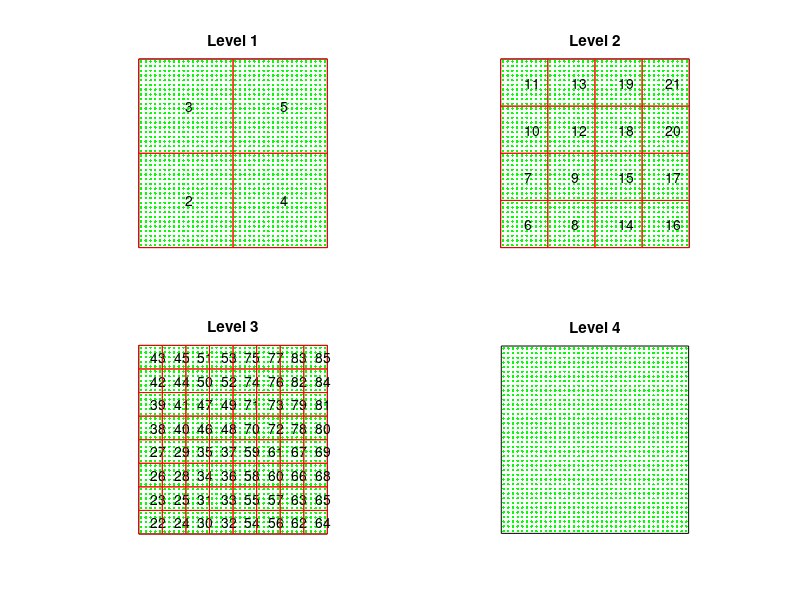

Write the MATLAB code that produced this figure.
function main_simplefmm

clear
rng('default')
rng(0)

%%%%%%%%%%%%%%% Set the geometry.
flag_geo = 3;  % Set this parameter to 1, 2, or 3 to choose a geometry.
if (flag_geo == 1)
  nmax = 50;
  ntot = 1000;
  box_geom_root = [1,0.5,0.5];
  xx = [box_geom_root(2) + box_geom_root(1)*(rand(1,ntot)-0.5);...
        box_geom_root(3) + box_geom_root(1)*(rand(1,ntot)-0.5)];
elseif (flag_geo == 2)
  nmax = 50;
  ntot = 900;
  tt = 2*pi*rand(1,ntot);
  rr = 1 + 0.025*randn(1,ntot);
  xx = [rr.*cos(tt);...
        rr.*sin(tt)];
  x1min = min(xx(1,:));
  x1max = max(xx(1,:));
  x2min = min(xx(2,:));
  x2max = max(xx(2,:));
  len   = (1 + 1e-10)*max(x1max - x1min,x2max - x2min);
  box_geom_root = [len,0.5*(x1min+x1max),0.5*(x2min+x2max)];
elseif (flag_geo == 3)
  nside     = 40;
  nmax      = 25;
  ntot      = nside*nside;
  h         = 1/nside;
  [xx1,xx2] = meshgrid(linspace(0.5*h, 1 - 0.5*h, nside));
  xx        = [reshape(xx1,1,ntot);...
               reshape(xx2,1,ntot)];
  box_geom_root = [1,0.5,0.5];
end

%%%%%%%%%%%%%%%% Set various parameters
p_fmm  = 20;  % The order of the multipole expansions.
fprintf(1,'======= FMM test code ==============\n')
fprintf(1,'ntot      = %d\n',ntot)
fprintf(1,'p_fmm     = %d\n',p_fmm)
fprintf(1,'nbox_max  = %d\n',nmax)

%%%%%%%%%%%%%%%%%%%%%%%%%%%%%%%%%%%%%%%%%%%%%%%%%%%%%%%%
%%% Apply the FMM
%%% 
%%% You can call the function to let it specify "box_geom_root" 
%%% by itself, or you can force it to use a given box.
%%%%%%%%%%%%%%%%%%%%%%%%%%%%%%%%%%%%%%%%%%%%%%%%%%%%%%%%
qq = randn(ntot,3);
uu = LOCAL_SIMPLEFMM(xx,qq,nmax,p_fmm,box_geom_root);
%uu = LOCAL_SIMPLEFMM(xx,qq,nmax,p_fmm);

%%%%%%%%%%%%%%%%%%%%%%%%%%%%%%%%%%%%%%%%%%%%%%%%%%%%%%%%
%%% Verify the solution
%%%%%%%%%%%%%%%%%%%%%%%%%%%%%%%%%%%%%%%%%%%%%%%%%%%%%%%%
A        = LOCAL_A_diag(xx);
uu_exact = A * qq;
fprintf(1,'||uu - uu_exact|| / ||uu_exact|| = %18.10e\n',...
        norm(uu - uu_exact)/norm(uu_exact))

return

%%%%%%%%%%%%%%%%%%%%%%%%%%%%%%%%%%%%%%%%%%%%%%%%%%%%%%%%%%%%%%%%%%%%%%%%%%%
% This is a very basic 2D FMM for the log-kernel.
%
% NOTE: It is VERY slow and should be used only for learning purposes.
%
% It evaluates a matrix-vector product 
%
%   uu_orig = A * qq_orig 
%
% where A is a matrix of size ntot x ntot whose ij entry is
%
%   A(i,j) = log(norm(xx_orig(:,i) - xx_orig(:,j))))
%
% The object xx_orig specifies the particle locations, its size is 2 x ntot.
%
% (The moniker "_orig" is used since the vectors will be reordered inside
%  the function to conform with the ordering of the tree.
%
% INPUTS:  xx_orig        - particle locations, a matrix of size 2 x ntot
%          qq_orig        - charges, a vector of size ntot x nrhs
%          nmax           - maximum number of particles in a leaf
%          p_fmm          - order of multipole expansions
%          box_geom_root  - the geometry of the box holding the particles xx
%                           (this input is optional)
%
% OUTPUT:  uu_orig        - the potentials
%
%%%%%%%%%%%%%%%%%%%%%%%%%%%%%%%%%%%%%%%%%%%%%%%%%%%%%%%%%%%%%%%%%%%%%%%%%%%

function uu_orig = LOCAL_SIMPLEFMM(xx_orig,qq_orig,nmax,p_fmm,box_geom_root)

%%% If not "box_geom_root" object is specified, then create it:
if (nargin == 4)
  x1min = min(xx_orig(1,:));
  x1max = max(xx_orig(1,:));
  x2min = min(xx_orig(2,:));
  x2max = max(xx_orig(2,:));
  len   = (1 + 1e-10)*max(x1max-x1min,x2max-x2min);
  box_geom_root = [len,...
                   0.5 * (x1min + x1max),...
                   0.5 * (x2min + x2max)];
end

%%% Extract some parameters
ntot = size(xx_orig,2);
nrhs = size(qq_orig,2);

%%%%%%%%%%%%%%%%%%%%%%%%%%%%%%%%%%%%%%%%%%%%%%%
% STEP 1: Set up a tree structure.
%%%%%%%%%%%%%%%%%%%%%%%%%%%%%%%%%%%%%%%%%%%%%%%
[NODES,indvec] = LOCAL_get_tree(xx_orig,box_geom_root,nmax);
nboxes         = size(NODES,2);
xx             = xx_orig(:,indvec);
figure(1)
LOCAL_draw_boxes(NODES,xx,box_geom_root);

%%%%%%%%%%%%%%%%%%%%%%%%%%%%%%%%%%%%%%%%%%%%%%%%%%%%%%%%
% Step 2: Construct the various lists needed.
%%%%%%%%%%%%%%%%%%%%%%%%%%%%%%%%%%%%%%%%%%%%%%%%%%%%%%%%
NODES = LOCAL_get_lists(NODES,xx);

%%%%%%%%%%%%%%%%%%%%%%%%%%%%%%%%%%%%%%%%%%%%%%%%%%%%%%%%
% Initialize fields.
%%%%%%%%%%%%%%%%%%%%%%%%%%%%%%%%%%%%%%%%%%%%%%%%%%%%%%%%
qq = qq_orig(indvec,:); % we permute the indices so that the potentials associated with a box are contiguous. 
uu = zeros(ntot,nrhs); 
OUTFIELD = cell(1,nboxes);
INFIELD  = cell(1,nboxes);
for ibox = 1:nboxes
  OUTFIELD{ibox} = zeros(p_fmm+1,nrhs);
  INFIELD{ ibox} = zeros(p_fmm+1,nrhs);
end

%%%%%%%%%%%%%%%%%%%%%%%%%%%%%%%%%%%%%%%%%%%%%%%%%%%%%%%%
% Apply all T_ofs
%%%%%%%%%%%%%%%%%%%%%%%%%%%%%%%%%%%%%%%%%%%%%%%%%%%%%%%%
for ibox = 1:nboxes
  if (length(NODES{04,ibox}) == 0) % ibox has no children
    ind      = NODES{06,ibox} - 1 + (1:NODES{07,ibox});
    box_geom = NODES{1,ibox};
    xx_src   = xx(:,ind);
    T_ofs    = LOCAL_T_ofs(box_geom,p_fmm,xx_src);
    OUTFIELD{ibox} = T_ofs*qq(ind,:);
  end
end

%%%%%%%%%%%%%%%%%%%%%%%%%%%%%%%%%%%%%%%%%%%%%%%%%%%%%%%%
% Apply all T_ofo
%%%%%%%%%%%%%%%%%%%%%%%%%%%%%%%%%%%%%%%%%%%%%%%%%%%%%%%%
for ibox = nboxes:(-1):2
  if ((NODES{3,ibox} > 1) && (length(NODES{12,ibox}) > 0))
    box_geom_dad = NODES{01,ibox}; 
    for ison = NODES{04,ibox}
      box_geom_son   = NODES{01,ison};
      T_ofo          = LOCAL_T_ofo(box_geom_dad,box_geom_son,p_fmm);
      OUTFIELD{ibox} = OUTFIELD{ibox} + T_ofo*OUTFIELD{ison};
    end
  end
end

%%%%%%%%%%%%%%%%%%%%%%%%%%%%%%%%%%%%%%%%%%%%%%%%%%%%%%%%
% Apply all T_ifo
%%%%%%%%%%%%%%%%%%%%%%%%%%%%%%%%%%%%%%%%%%%%%%%%%%%%%%%%
for ibox = 1:nboxes
  if ((NODES{3,ibox} > 1) && (length(NODES{12,ibox}) > 0))
    box_geom_trg = NODES{1,ibox};
    for j = 1:length(NODES{12,ibox})
      jbox          = NODES{12,ibox}(j);
      box_geom_src  = NODES{1,jbox};
      T_ifo         = LOCAL_T_ifo(box_geom_trg,box_geom_src,p_fmm);
      INFIELD{ibox} = INFIELD{ibox} + T_ifo*OUTFIELD{jbox};
    end
  end
end

%%%%%%%%%%%%%%%%%%%%%%%%%%%%%%%%%%%%%%%%%%%%%%%%%%%%%%%%
% Apply all T_tfo    ("list 3")
%%%%%%%%%%%%%%%%%%%%%%%%%%%%%%%%%%%%%%%%%%%%%%%%%%%%%%%%
for ibox = 1:nboxes
  if (length(NODES{14,ibox}) > 0)
    J_trg  = NODES{06,ibox} - 1 + (1:NODES{07,ibox});
    for j = 1:length(NODES{14,ibox})
      jbox         = NODES{14,ibox}(j);
      xx_trg       = xx(:,J_trg);
      box_geom_src = NODES{1,jbox};
      T_tfo        = LOCAL_T_tfo(xx_trg,box_geom_src,p_fmm);
      uu(J_trg,:)  = uu(J_trg,:) + T_tfo*OUTFIELD{jbox}; 
    end
  end
end

%%%%%%%%%%%%%%%%%%%%%%%%%%%%%%%%%%%%%%%%%%%%%%%%%%%%%%%%
% Apply all T_ifs    ("list 4")
%%%%%%%%%%%%%%%%%%%%%%%%%%%%%%%%%%%%%%%%%%%%%%%%%%%%%%%%
for ibox = 1:nboxes
  if (length(NODES{16,ibox}) > 0)
    for j = 1:length(NODES{16,ibox})
      jbox          = NODES{16,ibox}(j);
      J_src         = NODES{06,jbox} - 1 + (1:NODES{07,jbox});
      box_geom_trg  = NODES{1,ibox};
      xx_src        = xx(:,J_src);
      T_ifs         = LOCAL_T_ifs(box_geom_trg,p_fmm,xx_src);
      INFIELD{ibox} = INFIELD{ibox} + T_ifs*qq(J_src,:);
    end
  end
end

%%%%%%%%%%%%%%%%%%%%%%%%%%%%%%%%%%%%%%%%%%%%%%%%%%%%%%%%
% Apply all T_ifi
%%%%%%%%%%%%%%%%%%%%%%%%%%%%%%%%%%%%%%%%%%%%%%%%%%%%%%%%
for ibox = 2:nboxes
  if ((NODES{3,ibox} > 1) && (length(NODES{04,ibox}) > 0))
    box_geom_dad = NODES{01,ibox};
    for ison = NODES{04,ibox}
      box_geom_son  = NODES{01,ison};
      T_ifi         = LOCAL_T_ifi(box_geom_son,box_geom_dad,p_fmm);
      INFIELD{ison} = INFIELD{ison} + T_ifi*INFIELD{ibox};
    end
  end
end

%%%%%%%%%%%%%%%%%%%%%%%%%%%%%%%%%%%%%%%%%%%%%%%%%%%%%%%%
% Apply all T_tfi
%%%%%%%%%%%%%%%%%%%%%%%%%%%%%%%%%%%%%%%%%%%%%%%%%%%%%%%%
for ibox = 2:nboxes
  if (length(NODES{04,ibox}) == 0) % ibox is a leaf
    ind       = NODES{06,ibox} - 1 + (1:NODES{07,ibox});
    xx_trg    = xx(:,ind);
    box_geom  = NODES{01,ibox};
    T_tfi     = LOCAL_T_tfi(xx_trg,box_geom,p_fmm);
    uu(ind,:) = uu(ind,:) + T_tfi*INFIELD{ibox};
  end
end

%%%%%%%%%%%%%%%%%%%%%%%%%%%%%%%%%%%%%%%%%%%%%%%%%%%%%%%%
% Evaluate interactions with direct neighbors
%%%%%%%%%%%%%%%%%%%%%%%%%%%%%%%%%%%%%%%%%%%%%%%%%%%%%%%%
for ibox = 1:nboxes
  if (length(NODES{10,ibox}) > 0)
    J_trg = NODES{06,ibox} - 1 + (1:NODES{07,ibox});
    for j = 1:length(NODES{10,ibox})
      jbox        = NODES{10,ibox}(j);
      J_src       = NODES{06,jbox} - 1 + (1:NODES{07,jbox});
      B           = LOCAL_A_offd(xx(:,J_trg),xx(:,J_src));
      uu(J_trg,:) = uu(J_trg,:) + B*qq(J_src,:);
    end
  end
end

%%%%%%%%%%%%%%%%%%%%%%%%%%%%%%%%%%%%%%%%%%%%%%%%%%%%%%%%
% Evaluate leaf self-interactions 
%%%%%%%%%%%%%%%%%%%%%%%%%%%%%%%%%%%%%%%%%%%%%%%%%%%%%%%%
for ibox = 1:nboxes
  if (length(NODES{04,ibox}) == 0)
    ind       = NODES{06,ibox} - 1 + (1:NODES{07,ibox});
    B         = LOCAL_A_diag(xx(:,ind));
    uu(ind,:) = uu(ind,:) + B*qq(ind,:);
  end
end

% Undo the permutation of the indices.
uu_orig = zeros(size(uu));
uu_orig(indvec,:) = real(uu);

return

%%%%%%%%%%%%%%%%%%%%%%%%%%%%%%%%%%%%%%%%%%%%%%%%%%%%%%%%%%%%%%%%%%%%%%%%%%%

function NODES = LOCAL_get_lists(NODES,xx)

nboxes = size(NODES,2);

% Construct a list "leaf_list" of all childless boxes.
leaf_list  = zeros(1,nboxes);
ileaf      = 0;
for ibox = 1:nboxes
  if (length(NODES{04,ibox}) == 0)
    ileaf = ileaf+1;
    leaf_list(ileaf) = ibox;
  end
end
nleaf = ileaf;
leaf_list = leaf_list(1:nleaf);

% Initialize all lists.
for ibox = 1:nboxes
  for ilist = 10:2:18
    NODES{ilist,ibox} = [];
  end
end

% Create lists 2 and 5
for ibox = 2:nboxes
  lside          = NODES{1,ibox}(1);
  x1c            = NODES{1,ibox}(2);
  x2c            = NODES{1,ibox}(3);
  ifath          = NODES{3,ibox};
  fath_coll_list = [NODES{18,ifath},ifath];
  for ifathcoll = fath_coll_list
    for jbox = NODES{04,ifathcoll}
      if ~(ibox == jbox)
        y1c  = NODES{1,jbox}(2);
        y2c  = NODES{1,jbox}(3);
        dist = sqrt((y1c-x1c)*(y1c-x1c) + (y2c-x2c)*(y2c-x2c));
        if (dist < (1.9*lside))
          % jbox is a colleague of ibox
          NODES{18,ibox} = [NODES{18,ibox},jbox];
        else
          NODES{12,ibox} = [NODES{12,ibox},jbox];
        end
      end
    end
  end
end

% Create lists 1 and 3
for ibox = 2:nboxes
  ibox_geom = NODES{1,ibox};
  list1   = [];
  list3   = [];
  if (length(NODES{04,ibox}) == 0)
    for jbox = NODES{18,ibox}
      [list1_fromjbox,list3_fromjbox] = LOCAL_get_list1_and_list3(NODES,ibox_geom,jbox,xx);
      list1 = [list1,list1_fromjbox];
      list3 = [list3,list3_fromjbox];
    end
  end
  NODES{10,ibox} = list1;
  NODES{14,ibox} = list3;
end

% At this point, NODES{10,ibox} lists only touching boxes at the same
% or finer levels as ibox. We next add the missing boxes.
for ibox = 2:nboxes
  for jbox = NODES{10,ibox}
    lside_ibox = NODES{1,ibox}(1);
    lside_jbox = NODES{1,jbox}(1);
    if ((lside_ibox / lside_jbox) > 1.0001)
      NODES{10,jbox} = [NODES{10,jbox},ibox];
    end
  end
end

% Create list 4.
% It is the dual of list 3.
for ibox = 2:nboxes
  for jbox = NODES{14,ibox}
    NODES{16,jbox} = [NODES{16,jbox},ibox];
  end
end

return

%%%%%%%%%%%%%%%%%%%%%%%%%%%%%%%%%%%%%%%%%%%%%%%%%%%%%%%%
% Auxiliary functions
%%%%%%%%%%%%%%%%%%%%%%%%%%%%%%%%%%%%%%%%%%%%%%%%%%%%%%%%

function [list1,list3] = LOCAL_get_list1_and_list3(NODES,ibox_geom,jbox,xx)

lside_i = ibox_geom(1);
lside_j = NODES{1,jbox}(1);

lsep    = max(abs(NODES{1,jbox}(2)-ibox_geom(2)),abs(NODES{1,jbox}(3)-ibox_geom(3)));
          
is_touching  = (lsep < 0.50001*(lside_i + lside_j));
has_children = (length(NODES{04,jbox})>0);

if ~is_touching
  list1 = [];
  list3 = [jbox];
else
  if ~has_children
    list1 = [jbox];
    list3 = [];
  else
    list1 = [];
    list3 = [];
    for kbox = NODES{04,jbox}
      [list1_fromk,list3_fromk] = LOCAL_get_list1_and_list3(NODES,ibox_geom,kbox,xx);
      list1 = [list1,list1_fromk];
      list3 = [list3,list3_fromk];
    end
  end
end

return

%%%%%%%%%%%%%%%%%%%%%%%%%%%%%%%%%%%%%%%%%%%%%%%%%%%%%%%%%%%%%%%%%%%%%%%%%%%%%%%

function [NODES,indvec] = LOCAL_get_tree(xx,box_geom,nmax)

ntot = size(xx,2);
len  = box_geom(1);
x1c  = box_geom(2);
x2c  = box_geom(3);

% BOXES is a temporary work array for setting up the tree-structure
BOXES       = zeros(18,100);
lenBOXES    = 100;
BOXES( 1,1) = NaN;
BOXES( 2,1) = 0;
BOXES( 3,1) = NaN;
BOXES( 6,1) = 1;
BOXES( 7,1) = ntot;
BOXES(10,1) = NaN;
BOXES(11,1) = x1c - 0.5*len;
BOXES(12,1) = x1c + 0.5*len;
BOXES(13,1) = x2c - 0.5*len;
BOXES(14,1) = x2c + 0.5*len;
BOXES(15,1) = -1;
BOXES(16,1) = -1;
BOXES(17,1) = -1;
BOXES(18,1) = -1;

indvec = 1:ntot;

% Create the tree structure by quartering any
% box that holds more than nmax nodes.
%
% We create the boxes one level at a time.
% The following loop is over LEVELS.
ibox_last  = 0;
ibox_new   = 1;
ilevel     = 0;
while (ibox_new > ibox_last)

  ibox_first = ibox_last+1;
  ibox_last  = ibox_new;
  ilevel     = ilevel+1;
  
  % Loop over all boxes on the level that was last created.
  % All newly created boxes are temporarily stored in the array TMPBOXES.
  for ibox = ibox_first:ibox_last
    
    % If ibox holds more than nmax nodes, it will be partitioned.
    if (BOXES(07,ibox) > nmax) 

      qfirst = BOXES(06,ibox);
      x1min  = BOXES(11,ibox);
      x1max  = BOXES(12,ibox);
      x2min  = BOXES(13,ibox);
      x2max  = BOXES(14,ibox);
      x1half = (x1min + x1max)/2;
      x2half = (x2min + x2max)/2;
      J      = qfirst - 1 + (1:BOXES(07,ibox));
      indloc = indvec(J);
      J_sw   = find( (xx(1,indloc) <= x1half) .* (xx(2,indloc) <= x2half) );
      J_nw   = find( (xx(1,indloc) <= x1half) .* (xx(2,indloc) >  x2half) );
      J_se   = find( (xx(1,indloc) >  x1half) .* (xx(2,indloc) <= x2half) );
      J_ne   = find( (xx(1,indloc) >  x1half) .* (xx(2,indloc) >  x2half) );
           
      indvec(J) = [indloc(J_sw),indloc(J_nw),indloc(J_se),indloc(J_ne)];
      
      npart_added = 0;
      % If there is not enough space to save the 4 children in
      % the array BOXES, then double the size of BOXES.
      if ((ibox_new + 4) > lenBOXES)
        BOXES  = [BOXES,zeros(size(BOXES,1),4+size(BOXES,2))];
        lenBOXES = size(BOXES,2);
      end
      if ~isempty(J_sw)
        ibox_new = ibox_new + 1;
        n_sw = length(J_sw);
        BOXES(:,ibox_new) = [NaN,ilevel,ibox,NaN,NaN,qfirst+npart_added,...
                             n_sw,NaN,NaN,NaN,x1min,x1half,x2min,x2half,...
                             -1,-1,-1,-1]';
        BOXES(15,ibox) = ibox_new;
        npart_added = npart_added + n_sw;
      end
      if ~isempty(J_nw)
        ibox_new = ibox_new + 1;
        n_nw = length(J_nw);
        BOXES(:,ibox_new) = [NaN,ilevel,ibox,NaN,NaN,qfirst+npart_added,...
                             n_nw,NaN,NaN,NaN,x1min,x1half,x2half,x2max,...
                             -1,-1,-1,-1]';
        BOXES(16,ibox) = ibox_new;
        npart_added = npart_added + n_nw;
      end
      if ~isempty(J_se)
        ibox_new = ibox_new + 1;
        n_se = length(J_se);
        BOXES(:,ibox_new) = [NaN,ilevel,ibox,NaN,NaN,qfirst+npart_added,...
                             n_se,NaN,NaN,NaN,x1half,x1max,x2min,x2half,...
                             -1,-1,-1,-1]';

        BOXES(17,ibox) = ibox_new;
        npart_added = npart_added + n_se;
      end
      if ~isempty(J_ne)
        ibox_new = ibox_new + 1;
        n_ne = length(J_ne);
        BOXES(:,ibox_new) = [NaN,ilevel,ibox,NaN,NaN,qfirst+npart_added,...
                             n_ne,NaN,NaN,NaN,x1half,x1max,x2half,x2max,...
                             -1,-1,-1,-1]';
        BOXES(18,ibox) = ibox_new;
        npart_added = npart_added + n_ne;
      end
    
    end
    
  end
  
end

% Let nboxes denote the number of boxes created,
% create the object NODES which will hold all
% relevant information, and transfer the 
% information in BOXES to NODES.
nboxes  = ibox_new;
NODES = cell(45,nboxes);
for ibox = 1:nboxes
  NODES{01,ibox} = [     BOXES(12,ibox)-BOXES(11,ibox),...
                    0.5*(BOXES(11,ibox)+BOXES(12,ibox)),...
                    0.5*(BOXES(13,ibox)+BOXES(14,ibox))];
  NODES{02,ibox} = BOXES(02,ibox);
  NODES{03,ibox} = BOXES(03,ibox);
  NODES{04,ibox} = [];
  for j = 15:18
    if (BOXES(j,ibox) > 0)
      NODES{04,ibox} = [NODES{04,ibox},BOXES(j,ibox)];
    end
  end
  NODES{06,ibox} = BOXES(06,ibox);
  NODES{07,ibox} = BOXES(07,ibox);
end


return

%%%%%%%%%%%%%%%%%%%%%%%%%%%%%%%%%%%%%%%%%%%%%%%%%%%%%%%%%%%%%%%%%%%%%%%%%%%%%%%%%%%%%%%%%%%%%%%%%%%%%%%%

function T = LOCAL_T_ofs(box_geom_src,p_fmm,xxsrc)

nsrc = size(xxsrc,2);
dd   = ones(p_fmm,1)*((xxsrc(1,:)-box_geom_src(2)) + 1i*(xxsrc(2,:) - box_geom_src(3)));
PP   = ((1:p_fmm)')*ones(1,nsrc);
T    = [ ones(1,nsrc); -(1./PP).*(dd.^PP)];
  
return

%%%%%%%%%%%%%%%%%%%%%%%%%%%%%%%%%%%%%%%%%%%%%%%%%%%%%%%%%%%%%%%%%%%%%%%%%%%%%%%%%%%%%%%%%%%%%%%%%%%

function T = LOCAL_T_tfi(xxtrg,box_geom,p_fmm)

ntrg = size(xxtrg,2);
dd = ((xxtrg(1,:)-box_geom(2)) + 1i*(xxtrg(2,:) - box_geom(3))).' * ones(1,p_fmm);
PP = ones(ntrg,1)*(1:p_fmm);
T  = [ones(ntrg,1),dd.^PP];

return

%%%%%%%%%%%%%%%%%%%%%%%%%%%%%%%%%%%%%%%%%%%%%%%%%%%%%%%%%%%%%%%%%%%%%%%%%%%%%%%%%%%%%%%%%%%%%%%%%%%

function T = LOCAL_T_tfo(xxtrg,box_geom,p_fmm)

ntrg = size(xxtrg,2);
PP   = ones(ntrg,1)*(1:p_fmm);
dd   = ((xxtrg(1,:)-box_geom(2)) + 1i*(xxtrg(2,:)-box_geom(3))).';
T    = [log(dd), 1./((dd*ones(1,p_fmm)).^PP)];
  
return
%%%%%%%%%%%%%%%%%%%%%%%%%%%%%%%%%%%%%%%%%%%%%%%%%%%%%%%%%%%%%%%%%%%%%%%%%%%%%%%%%%%%%%%%%%%%%%%%%%%

function T = LOCAL_T_ifs(box_geom_trg,p_fmm,xxsrc)

nsrc = size(xxsrc,2);
dd   = (xxsrc(1,:) - box_geom_trg(2)) + 1i*(xxsrc(2,:)-box_geom_trg(3));
PP   = ((1:p_fmm)')*ones(1,nsrc);
T    = [log(-dd); -1./(PP.*((ones(p_fmm,1)*dd).^PP))];

return

%%%%%%%%%%%%%%%%%%%%%%%%%%%%%%%%%%%%%%%%%%%%%%%%%%%%%%%%%%%%%%%%%%%%%%%%%%%%%%%%%%%%%%%%%%%%%%%%%%%

function T = LOCAL_T_ofo(box_geom_dad,box_geom_son,p_fmm)

cdad1  = box_geom_dad(2);
cdad2  = box_geom_dad(3);

cson1  = box_geom_son(2);
cson2  = box_geom_son(3);

dd     = (cson1-cdad1) + 1i*(cson2-cdad2);

[jj,ii] = meshgrid(0:(p_fmm-1));
X       = tril(dd.^max(ii-jj,0));
Y       = LOCAL_binomial(ii,min(ii,jj));
i_vec   = (1:p_fmm)';
t_vec   = -(1./i_vec).*(dd.^i_vec);
T       = [1,     zeros(1,p_fmm);...
           t_vec, X.*Y];

return

%%%%%%%%%%%%%%%%%%%%%%%%%%%%%%%%%%%%%%%%%%%%%%%%%%%%%%%%%%%%%%%%%%%%%%%%%%%%%%%%%%%%%%%%%%%%%%%%%%%

function T = LOCAL_T_ifi(box_geom_son,box_geom_dad,p_fmm)

cdad1  = box_geom_dad(2);
cdad2  = box_geom_dad(3);

cson1  = box_geom_son(2);
cson2  = box_geom_son(3);

dd      = (cson1-cdad1) + 1i*(cson2-cdad2);
[jj,ii] = meshgrid(0:p_fmm);
X       = triu(dd.^max(jj-ii,0));
Y       = LOCAL_binomial(jj,min(ii,jj));
T       = X.*Y;

return

%%%%%%%%%%%%%%%%%%%%%%%%%%%%%%%%%%%%%%%%%%%%%%%%%%%%%%%%%%%%%%%%%%%%%%%%%%%%%%%%%%%%%%%%%%%%%%%%%%%

function T = LOCAL_T_ifo(box_geom_trg,box_geom_src,p_fmm)

ct1  = box_geom_trg(2);
ct2  = box_geom_trg(3);

cs1  = box_geom_src(2);
cs2  = box_geom_src(3);

T    = ones(p_fmm+1,p_fmm+1);
dd   = (cs1-ct1) + 1i*(cs2-ct2);

% Construct the 1-1-element.
T(1,1) = log(-dd);

% Construct the top row;
jj = 1:p_fmm;
T(1,2:(p_fmm+1)) = ((-1).^jj)./((dd*ones(1,p_fmm)).^jj);

% Construct the left-most diagonal. 
ii = (1:p_fmm)';
T(2:(p_fmm+1),1) = -1./(ii.*((dd*ones(p_fmm,1)).^ii));

% Construct the "bulk" of the matrix
[JJ,II] = meshgrid(1:p_fmm);
T(2:(p_fmm+1),2:(p_fmm+1)) = ((-1).^JJ) .* LOCAL_binomial(II+JJ-1,JJ-1) .* (1./((dd*ones(p_fmm,p_fmm)).^(II+JJ)));

return

%%%%%%%%%%%%%%%%%%%%%%%%%%%%%%%%%%%%%%%%%%%%%%%%%%%%%%%%%%%%%%%%%%%%%%%%%%%%%%%%%%%%%%%%%%%%%%%%%%%

function c = LOCAL_binomial(n, k)

nk = [n(:); k(:)];
c = exp(gammaln(n+1) - gammaln(k+1) - gammaln(n-k+1));  % binomial coefficient
i = n == floor(n + .5) & k == floor(k + .5);
c(i) = floor(c(i) + .5);                                % number of combinations

return

%%%%%%%%%%%%%%%%%%%%%%%%%%%%%%%%%%%%%%%%%%%%%%%%%%%%%%%%%%%%%%%%%%%%%%%%%%%%%%%%%%%%%%%%%%%%%%%%%%%%%%%%

function A = LOCAL_A_offd(xxtrg,xxsrc)

ntrg   = size(xxtrg,2);
nsrc   = size(xxsrc,2);
zztrg  = xxtrg(1,:) + 1i*xxtrg(2,:);
zzsrc  = xxsrc(1,:) + 1i*xxsrc(2,:);
dd     = zztrg.' * ones(1,nsrc) - ones(ntrg,1)*zzsrc;

ddsq = dd.*conj(dd);
A    = 0.5*log(ddsq);
  
return

%%%%%%%%%%%%%%%%%%%%%%%%%%%%%%%%%%%%%%%%%%%%%%%%%%%%%%%%%%%%%%%%%%%%%%%%%%%

function A = LOCAL_A_diag(xx)

nloc = size(xx,2);
xxs  = ones(nloc,1)*(xx(1,:) + 1i * xx(2,:));
xxt  = (xx(1,:) + 1i * xx(2,:)).' * ones(1,nloc);
dd   = xxt - xxs + eye(nloc);

ddsq = dd.*conj(dd);
A    = 0.5*log(ddsq);
for j = 1:nloc
  A(j,j) = 0;
end

return

%%%%%%%%%%%%%%%%%%%%%%%%%%%%%%%%%%%%%%%%%%%%%%%%%%%%%%%%%%%%%%%%%%%%%%%%%%%

function LOCAL_draw_boxes(NODES,xx,box_geom)

len = box_geom(1);

box = [box_geom(2) - 0.5*len,...
       box_geom(2) + 0.5*len,...
       box_geom(3) - 0.5*len,...
       box_geom(3) + 0.5*len];

nlevels = 1;
for ibox = 2:size(NODES,2)
  nlevels = max(NODES{2,ibox},nlevels);
end
for ilevel = 1:4
  subplot(2,2,ilevel)
  hold off
  plot(box([1,2,2,1,1]),box([3,3,4,4,3]),'k')
  hold on
  axis equal
  axis off
  h = plot(xx(1,:),xx(2,:),'g.');
%  set(h,'MarkerSize',20)
  title(sprintf('Level %d',ilevel))
end

flag_warning = 0;

for ibox = 2:size(NODES,2)
  ilevel = NODES{2,ibox};
  if (ilevel <= 4)
    subplot(2,2,ilevel)
    x1min = NODES{1,ibox}(2) - 0.5*NODES{1,ibox}(1);
    x1max = NODES{1,ibox}(2) + 0.5*NODES{1,ibox}(1);
    x2min = NODES{1,ibox}(3) - 0.5*NODES{1,ibox}(1);
    x2max = NODES{1,ibox}(3) + 0.5*NODES{1,ibox}(1);
    plot([x1min,x1max,x1max,x1min,x1min],...
         [x2min,x2min,x2max,x2max,x2min],'r')
    hold on
    text(0.5*(x1min + x1max),...
         0.5*(x2min + x2max),...
         sprintf('%d',ibox))
  else
    flag_warning = 1;
  end
end

for ilevel = 1:min(nlevels,4)
  subplot(2,2,ilevel)
  hold off
end

if (flag_warning == 1)
  fprintf(1,'WARNING in FMM01_draw_boxes: More than 4 levels!!\n')
end

return